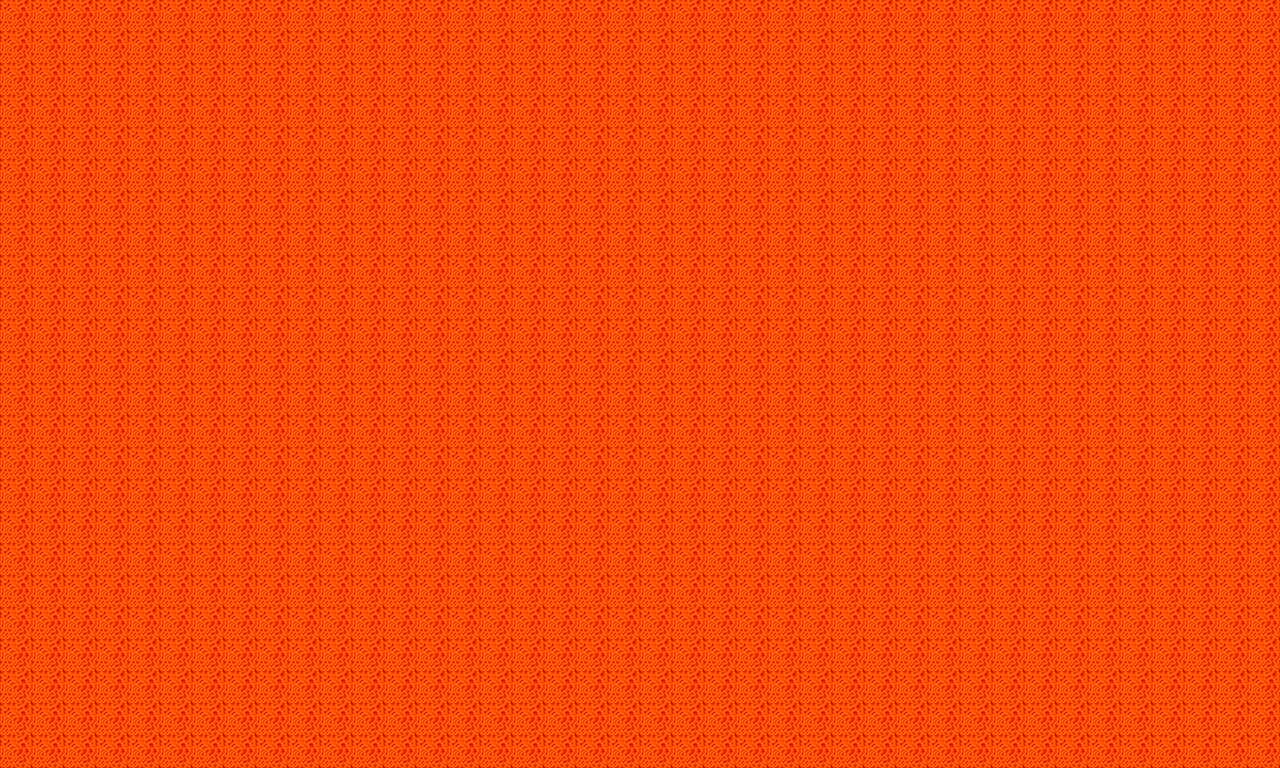

Below is a game level as drawn by its tile map, then a one-line description and the .tmx file that defines it, in full:
An orthogonal 40x24 tile map with 32x32 px tiles, 1 tile layer (Capa de patrones 1).

<map version="1.5" tiledversion="1.7.2" orientation="orthogonal" renderorder="right-down" width="40" height="24" tilewidth="32" tileheight="32" infinite="0" nextlayerid="2" nextobjectid="1">
 <tileset firstgid="1" source="MapaPruebaTileSet.tsx" />
 <layer id="1" name="Capa de patrones 1" width="40" height="24">
  <data encoding="csv">
4,4,4,4,4,4,4,4,4,4,4,4,4,4,4,4,4,4,4,4,4,4,4,4,4,4,4,4,4,4,4,4,4,4,4,4,4,4,4,4,
4,4,4,4,4,4,4,4,4,4,4,4,4,4,4,4,4,4,4,4,4,4,4,4,4,4,4,4,4,4,4,4,4,4,4,4,4,4,4,4,
4,4,4,4,4,4,4,4,4,4,4,4,4,4,4,4,4,4,4,4,4,4,4,4,4,4,4,4,4,4,4,4,4,4,4,4,4,4,4,4,
4,4,4,4,4,4,4,4,4,4,4,4,4,4,4,4,4,4,4,4,4,4,4,4,4,4,4,4,4,4,4,4,4,4,4,4,4,4,4,4,
4,4,4,4,4,4,4,4,4,4,4,4,4,4,4,4,4,4,4,4,4,4,4,4,4,4,4,4,4,4,4,4,4,4,4,4,4,4,4,4,
4,4,4,4,4,4,4,4,4,4,4,4,4,4,4,4,4,4,4,4,4,4,4,4,4,4,4,4,4,4,4,4,4,4,4,4,4,4,4,4,
4,4,4,4,4,4,4,4,4,4,4,4,4,4,4,4,4,4,4,4,4,4,4,4,4,4,4,4,4,4,4,4,4,4,4,4,4,4,4,4,
4,4,4,4,4,4,4,4,4,4,4,4,4,4,4,4,4,4,4,4,4,4,4,4,4,4,4,4,4,4,4,4,4,4,4,4,4,4,4,4,
4,4,4,4,4,4,4,4,4,4,4,4,4,4,4,4,4,4,4,4,4,4,4,4,4,4,4,4,4,4,4,4,4,4,4,4,4,4,4,4,
4,4,4,4,4,4,4,4,4,4,4,4,4,4,4,4,4,4,4,4,4,4,4,4,4,4,4,4,4,4,4,4,4,4,4,4,4,4,4,4,
4,4,4,4,4,4,4,4,4,4,4,4,4,4,4,4,4,4,4,4,4,4,4,4,4,4,4,4,4,4,4,4,4,4,4,4,4,4,4,4,
4,4,4,4,4,4,4,4,4,4,4,4,4,4,4,4,4,4,4,4,4,4,4,4,4,4,4,4,4,4,4,4,4,4,4,4,4,4,4,4,
4,4,4,4,4,4,4,4,4,4,4,4,4,4,4,4,4,4,4,4,4,4,4,4,4,4,4,4,4,4,4,4,4,4,4,4,4,4,4,4,
4,4,4,4,4,4,4,4,4,4,4,4,4,4,4,4,4,4,4,4,4,4,4,4,4,4,4,4,4,4,4,4,4,4,4,4,4,4,4,4,
4,4,4,4,4,4,4,4,4,4,4,4,4,4,4,4,4,4,4,4,4,4,4,4,4,4,4,4,4,4,4,4,4,4,4,4,4,4,4,4,
4,4,4,4,4,4,4,4,4,4,4,4,4,4,4,4,4,4,4,4,4,4,4,4,4,4,4,4,4,4,4,4,4,4,4,4,4,4,4,4,
4,4,4,4,4,4,4,4,4,4,4,4,4,4,4,4,4,4,4,4,4,4,4,4,4,4,4,4,4,4,4,4,4,4,4,4,4,4,4,4,
4,4,4,4,4,4,4,4,4,4,4,4,4,4,4,4,4,4,4,4,4,4,4,4,4,4,4,4,4,4,4,4,4,4,4,4,4,4,4,4,
4,4,4,4,4,4,4,4,4,4,4,4,4,4,4,4,4,4,4,4,4,4,4,4,4,4,4,4,4,4,4,4,4,4,4,4,4,4,4,4,
4,4,4,4,4,4,4,4,4,4,4,4,4,4,4,4,4,4,4,4,4,4,4,4,4,4,4,4,4,4,4,4,4,4,4,4,4,4,4,4,
4,4,4,4,4,4,4,4,4,4,4,4,4,4,4,4,4,4,4,4,4,4,4,4,4,4,4,4,4,4,4,4,4,4,4,4,4,4,4,4,
4,4,4,4,4,4,4,4,4,4,4,4,4,4,4,4,4,4,4,4,4,4,4,4,4,4,4,4,4,4,4,4,4,4,4,4,4,4,4,4,
4,4,4,4,4,4,4,4,4,4,4,4,4,4,4,4,4,4,4,4,4,4,4,4,4,4,4,4,4,4,4,4,4,4,4,4,4,4,4,4,
4,4,4,4,4,4,4,4,4,4,4,4,4,4,4,4,4,4,4,4,4,4,4,4,4,4,4,4,4,4,4,4,4,4,4,4,4,4,4,4
</data>
 </layer>
</map>